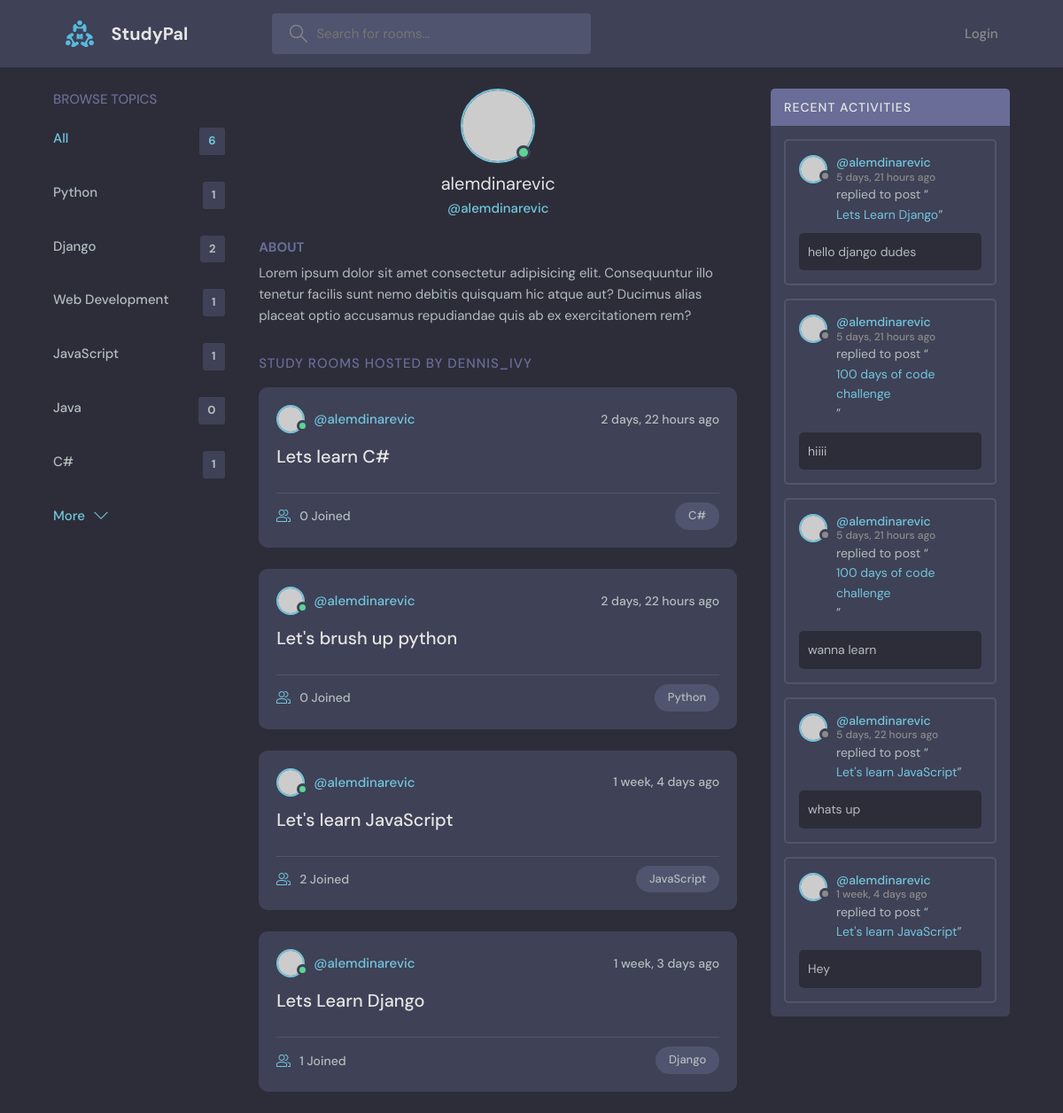
The app's page /profile/1/, older data.
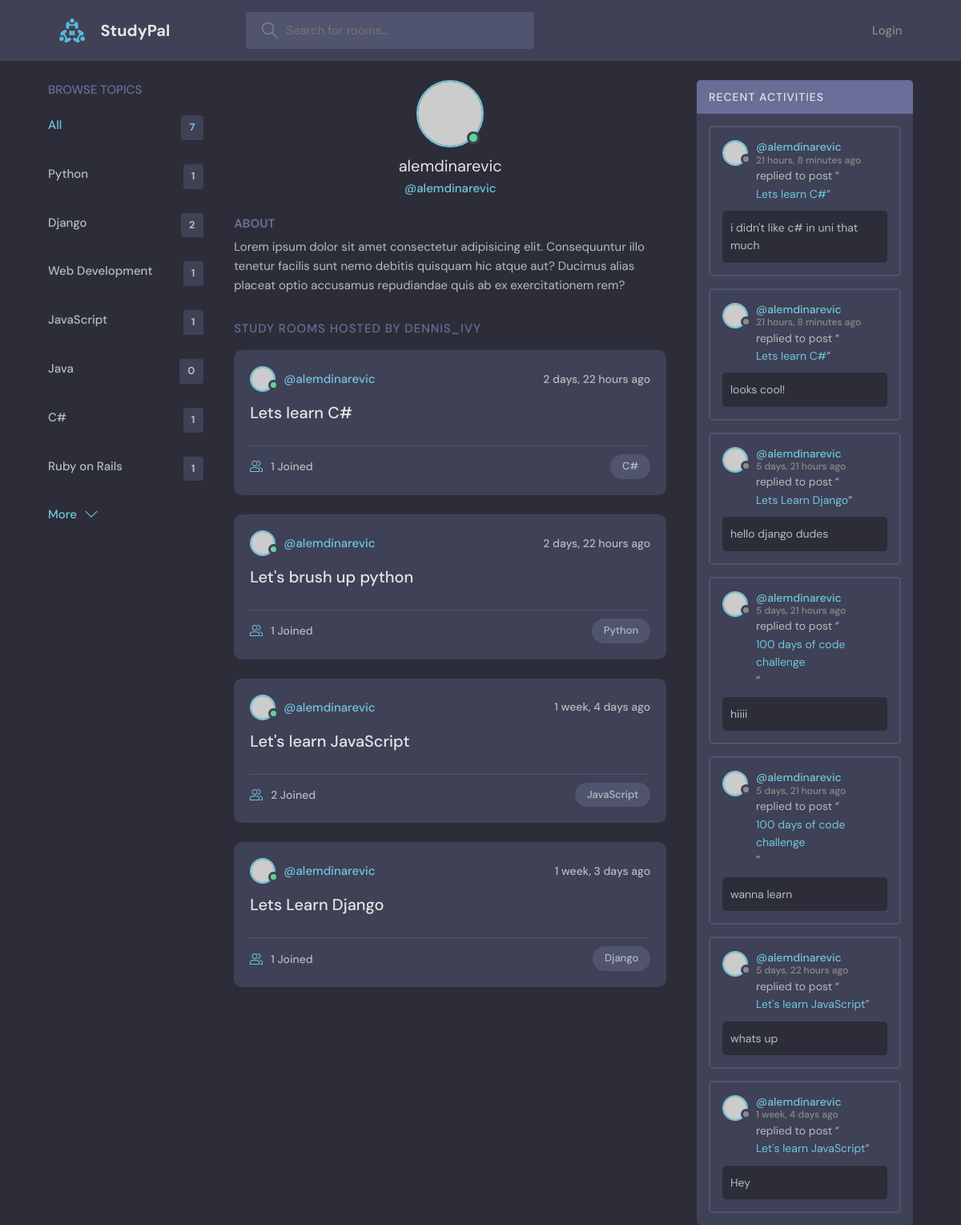
The same page, newer data.
### base/models.py (models this page shows, shortened)
class Topic(models.Model):
    name = models.CharField(max_length=200)
    def __str__(self):
        return self.name

class Room(models.Model):
    host = models.ForeignKey(User, on_delete=models.SET_NULL, null=True)
    topic = models.ForeignKey(Topic, on_delete=models.SET_NULL, null=True)
    name = models.CharField(max_length=200)
    description = models.TextField(null=True, blank=True)
    participants = models.ManyToManyField(User, related_name='participants', blank=True)
    updated = models.DateTimeField(auto_now=True)
    created = models.DateTimeField(auto_now_add=True)
    class Meta:
        ordering = ['-updated', '-created']
    def __str__(self):
        return self.name

class Message(models.Model):
    user = models.ForeignKey(User, on_delete=models.CASCADE)
    room = models.ForeignKey(Room, on_delete=models.CASCADE)
    body = models.TextField()
    updated = models.DateTimeField(auto_now=True)
    created = models.DateTimeField(auto_now_add=True)
    class Meta:
        ordering = ['-updated', '-created']

### base/views.py (the view)
# urls.py: path('profile/<str:pk>/', views.userProfile, name="user-profile"),
def userProfile(request, pk):
    user = User.objects.get(id=pk)
    rooms = user.room_set.all()
    room_messages = user.message_set.all()
    topics = Topic.objects.all()
    context = { 'user': user, 'rooms': rooms, 'room_messages': room_messages, 'topics': topics }
    return render(request, 'base/profile.html', context)

### base/templates/base/profile.html (shortened to what this page needs)
{% extends 'main.html' %}
{% block content %}
  <main class="profile-page layout layout--3">
    <div class="container">
      {% include 'base/topics_component.html' %}
      <div class="roomList">
        <div class="profile">
          <div class="profile__avatar">
            <div class="avatar avatar--large active">
              <img src="https://randomuser.me/api/portraits/men/11.jpg" />
            </div>
          </div>
          <div class="profile__info">
            <h3>{{user.username}}</h3>
            <p>@{{user.username}}</p>
          </div>
          <div class="profile__about">
            <h3>About</h3>
            <p>
              Lorem ipsum dolor sit amet consectetur adipisicing elit. Consequuntur illo tenetur
              facilis sunt nemo debitis quisquam hic atque aut? Ducimus alias placeat optio
              accusamus repudiandae quis ab ex exercitationem rem?
            </p>
          </div>
        </div>
        <div class="roomList__header">
          <div>
            <h2>Study Rooms Hosted by dennis_ivy</a>
            </h2>
          </div>
        </div>
        {% include 'base/feed_component.html' %}
      </div>
      {% include 'base/activity_component.html' %}
    </div>
  </main>
{% endblock %}

### templates/main.html (shortened to what this page needs)
<!DOCTYPE html>
{% load static %}
<html lang="en">
  <head>
    <link rel="stylesheet" href="{% static 'styles/style.css' %}" />
  </head>
  <body>
    {% include 'navbar.html' %}
    {% block content %}
    {% endblock %}
  </body>
</html>

### templates/navbar.html (shortened to what this page needs)
{% load static %}
<header class="header header--loggedIn">
<div class="container">
    <a href="{% url 'home' %}" class="header__logo">
    <img src="{% static 'images/logo.svg' %}" />
    <h1>StudyPal</h1>
    </a>
    <form class="header__search" method="GET" action-="{% url 'home' %}">
    <label>
        <input name="q" placeholder="Search for rooms..." />
    </label>
    </form>
    <nav class="header__menu">
    {% if request.user.is_authenticated %}
    <div class="header__user">
        <a href="{% url 'user-profile' user.id %}">
        <div class="avatar avatar--medium active">
            <img src="{% static 'images/avatar.svg' %}" />
        </div>
        <p>{{request.user}} <span>@{{request.user}}</span></p>
        </a>
        <button class="dropdown-button">
        <svg version="1.1" xmlns="http://www.w3.org/2000/svg" width="32" height="32" viewBox="0 0 32 32">
            <title>chevron-down</title>
            <path d="M16 21l-13-13h-3l16 16 16-16h-3l-13 13z"></path>
        </svg>
        </button>
    </div>
    {% else %}
    <div style="height: 100%; display: flex; align-items: center;">
        <a href="{% url 'login' %}">
            <p>Login</p>
        </a>
    </div>
    {% endif %}
    </nav>
</div>
</header>

### base/templates/base/topics_component.html
<div class="topics">
    <div class="topics__header">
        <h2>Browse Topics</h2>
    </div>
    <ul class="topics__list">
        <li>
            <a href="{% url 'home' %}" class="active">All <span>{{topics.count}}</span></a>
        </li>
        {% for topic in topics %}
        <li>
            <a href="{% url 'home' %}?q={{topic.name}}">{{topic}}<span>{{topic.room_set.all.count}}</span></a>
        </li>
        {% endfor %}
    </ul>
    <a class="btn btn--link" href="topics.html">
        More
        <svg version="1.1" xmlns="http://www.w3.org/2000/svg" width="32" height="32" viewBox="0 0 32 32">
        <title>chevron-down</title>
        <path d="M16 21l-13-13h-3l16 16 16-16h-3l-13 13z"></path>
        </svg>
    </a>
</div>

### base/templates/base/feed_component.html (shortened to what this page needs)
{% for room in rooms %}
<div class="roomListRoom">
    <div class="roomListRoom__header">
        <a href="{% url 'user-profile' room.host.id %}" class="roomListRoom__author">
        <div class="avatar avatar--small active">
            <img src="https://randomuser.me/api/portraits/men/11.jpg" />
        </div>
        <span>@{{room.host.username}}</span>
        </a>
        <div class="roomListRoom__actions">
        <span>{{room.created|timesince}} ago</span>
        </div>
    </div>
    <div class="roomListRoom__content">
        <a href="{% url 'room' room.id %}">{{room.name}}</a>
    </div>
    <div class="roomListRoom__meta">
        <a class="roomListRoom__joined" href="{% url 'room' room.id %}">
        {{room.participants.count}} Joined
        </a>
        <p class="roomListRoom__topic">{{room.topic}}</p>
    </div>
</div>
{% endfor %}

### base/templates/base/activity_component.html (shortened to what this page needs)
<div class="activities">
    <div class="activities__header">
      <h2>Recent Activities</h2>
    </div>
    {% for message in room_messages %}
    <div class="activities__box">
      <div class="activities__boxHeader roomListRoom__header">
        <a href="{% url 'user-profile' message.user.id %}" class="roomListRoom__author">
          <div class="avatar avatar--small">
            <img src="https://randomuser.me/api/portraits/women/11.jpg" />
          </div>
          <p>
            @{{message.user}}
            <span>{{message.created|timesince}} ago</span>
          </p>
        </a>
      </div>
      <div class="activities__boxContent">
        <p>replied to post “<a href="{% url 'room' message.room.id %}">{{message.room}}</a>”</p>
        <div class="activities__boxRoomContent">
          {{message.body}}
        </div>
      </div>
    </div>
    {% endfor %}
</div>

Row changes from the older to the newer data that the page shows:
added Topic: name "Ruby on Rails", room_set.all.count "1"
computed for Room "Lets learn C#": participants.count "0" → "1"
computed for Room "Let's brush up python": participants.count "0" → "1"
added Message: user "alemdinarevic", created "21 hours, 8 minutes", room "Lets learn C#", body "i didn't like c# in uni that much"
added Message: user "alemdinarevic", created "21 hours, 8 minutes", room "Lets learn C#", body "looks cool!"
Text that changed along with them:
{{ topics.count }}: "6" → "7"
